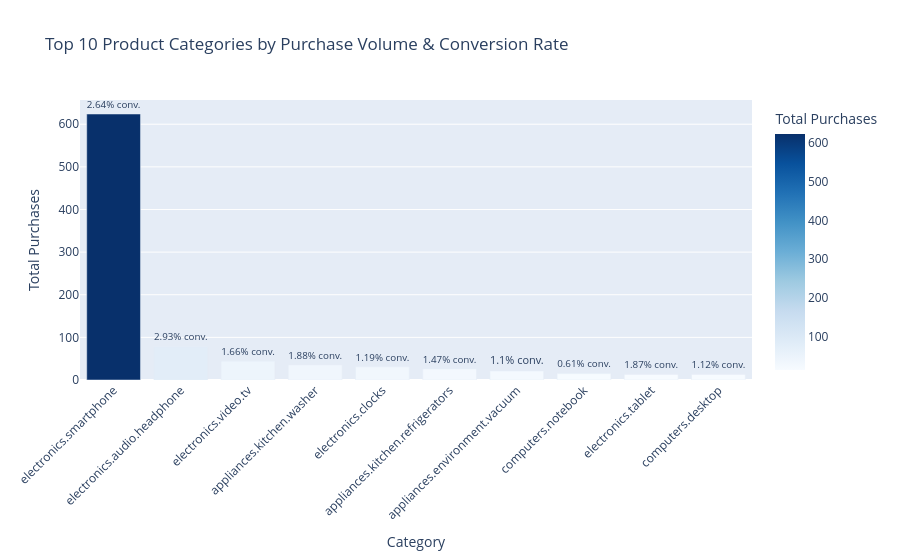

Here is the notebook cell this chart was saved with:
### Code cell
import plotly.express as px

# Prepare top categories dataframe
top_cat_df = category_perf.sort_values(by='purchase', ascending=False).head(10).reset_index()

# Plot purchases by category
fig_cat = px.bar(
    top_cat_df, 
    x='category_code', 
    y='purchase',
    text='conversion_rate (%)',
    title="Top 10 Product Categories by Purchase Volume & Conversion Rate",
    labels={'category_code': 'Category', 'purchase': 'Total Purchases'},
    color='purchase',
    color_continuous_scale='Blues'
)

fig_cat.update_traces(texttemplate='%{text}% conv.', textposition='outside')
fig_cat.update_layout(xaxis_tickangle=-45)
fig_cat.show()

### Figure 1 — Plotly figure (JSON) as saved in the notebook; plotly's stock layout.template omitted (floating-point values rounded to 4 significant figures)
{"data": [{"hovertemplate": "Category=%{x}<br>Total Purchases=%{marker.color}<br>conversion_rate (%)=%{text}<extra></extra>", "legendgroup": "", "marker": {"color": [624, 78, 44, 35, 31, 26, 21, 15, 13, 13], "coloraxis": "coloraxis", "pattern": {"shape": ""}}, "name": "", "orientation": "v", "showlegend": false, "text": [2.64, 2.93, 1.66, 1.88, 1.19, 1.47, 1.1, 0.61, 1.87, 1.12], "textposition": "outside", "texttemplate": "%{text}% conv.", "type": "bar", "x": ["electronics.smartphone", "electronics.audio.headphone", "electronics.video.tv", "appliances.kitchen.washer", "electronics.clocks", "appliances.kitchen.refrigerators", "appliances.environment.vacuum", "computers.notebook", "electronics.tablet", "computers.desktop"], "xaxis": "x", "y": [624, 78, 44, 35, 31, 26, 21, 15, 13, 13], "yaxis": "y"}], "layout": {"barmode": "relative", "coloraxis": {"autocolorscale": false, "colorbar": {"title": {"text": "Total Purchases"}}, "colorscale": [[0, "rgb(247,251,255)"], [0.125, "rgb(222,235,247)"], [0.25, "rgb(198,219,239)"], [0.375, "rgb(158,202,225)"], [0.5, "rgb(107,174,214)"], [0.625, "rgb(66,146,198)"], [0.75, "rgb(33,113,181)"], [0.875, "rgb(8,81,156)"], [1, "rgb(8,48,107)"]]}, "legend": {"tracegroupgap": 0}, "title": {"text": "Top 10 Product Categories by Purchase Volume & Conversion Rate"}, "xaxis": {"anchor": "y", "domain": [0, 1], "tickangle": -45, "title": {"text": "Category"}}, "yaxis": {"anchor": "x", "domain": [0, 1], "title": {"text": "Total Purchases"}}}}
